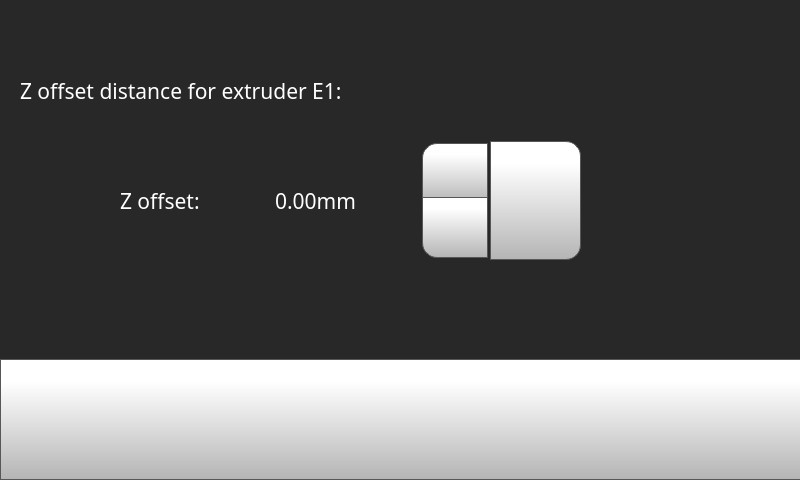
<?xml version="1.0" encoding="UTF-8"?>
<ui version="4.0">
 <class>toolOffset</class>
 <widget class="QWidget" name="toolOffset">
  <property name="geometry">
   <rect>
    <x>0</x>
    <y>0</y>
    <width>800</width>
    <height>480</height>
   </rect>
  </property>
  <property name="minimumSize">
   <size>
    <width>800</width>
    <height>480</height>
   </size>
  </property>
  <property name="maximumSize">
   <size>
    <width>800</width>
    <height>480</height>
   </size>
  </property>
  <property name="windowTitle">
   <string>Form</string>
  </property>
  <widget class="QStackedWidget" name="stackedWidget">
   <property name="geometry">
    <rect>
     <x>0</x>
     <y>0</y>
     <width>800</width>
     <height>480</height>
    </rect>
   </property>
   <property name="minimumSize">
    <size>
     <width>800</width>
     <height>480</height>
    </size>
   </property>
   <property name="maximumSize">
    <size>
     <width>800</width>
     <height>480</height>
    </size>
   </property>
   <property name="styleSheet">
    <string notr="true">background-color: rgb(40, 40, 40);</string>
   </property>
   <property name="currentIndex">
    <number>1</number>
   </property>
   <widget class="QWidget" name="toolOffsetXYPage">
    <widget class="QPushButton" name="toolOffsetXYBackButton">
     <property name="geometry">
      <rect>
       <x>0</x>
       <y>360</y>
       <width>801</width>
       <height>121</height>
      </rect>
     </property>
     <property name="minimumSize">
      <size>
       <width>0</width>
       <height>0</height>
      </size>
     </property>
     <property name="font">
      <font>
       <family>Gotham</family>
       <pointsize>16</pointsize>
      </font>
     </property>
     <property name="styleSheet">
      <string notr="true">QPushButton {
     border: 1px solid rgb(87, 87, 87);
	background-color: qlineargradient(spread:pad, x1:0, y1:1, x2:0, y2:0.188, stop:0 rgba(180, 180, 180, 255), stop:1 rgba(255, 255, 255, 255));


}

QPushButton:pressed {
    background-color: qlineargradient(x1: 0, y1: 0, x2: 0, y2: 1,
                                      stop: 0 #dadbde, stop: 1 #f6f7fa);
}

QPushButton:flat {
    border: none; /* no border for a flat push button */
}

QPushButton:default {
    border-color: navy; /* make the default button prominent */
}

QPushButton:focus {
	outline: none;
}</string>
     </property>
     <property name="text">
      <string/>
     </property>
     <property name="icon">
      <iconset>
       <normaloff>templates/img/arrows-4.png</normaloff>templates/img/arrows-4.png</iconset>
     </property>
     <property name="iconSize">
      <size>
       <width>70</width>
       <height>70</height>
      </size>
     </property>
     <property name="checkable">
      <bool>false</bool>
     </property>
     <property name="autoDefault">
      <bool>false</bool>
     </property>
     <property name="default">
      <bool>false</bool>
     </property>
     <property name="flat">
      <bool>false</bool>
     </property>
    </widget>
    <widget class="QLabel" name="toolOffsetLabel">
     <property name="geometry">
      <rect>
       <x>20</x>
       <y>30</y>
       <width>521</width>
       <height>31</height>
      </rect>
     </property>
     <property name="font">
      <font>
       <family>Gotham</family>
       <pointsize>16</pointsize>
       <bold>false</bold>
      </font>
     </property>
     <property name="styleSheet">
      <string notr="true">color: rgb(255, 255, 255);</string>
     </property>
     <property name="text">
      <string>X/Y offset distance for extruder E1:</string>
     </property>
    </widget>
    <widget class="QLabel" name="toolOffsetYLabel">
     <property name="geometry">
      <rect>
       <x>100</x>
       <y>260</y>
       <width>121</width>
       <height>41</height>
      </rect>
     </property>
     <property name="font">
      <font>
       <family>Gotham</family>
       <pointsize>16</pointsize>
       <bold>false</bold>
      </font>
     </property>
     <property name="styleSheet">
      <string notr="true">color: rgb(255, 255, 255);</string>
     </property>
     <property name="text">
      <string>Y offset: </string>
     </property>
    </widget>
    <widget class="QDoubleSpinBox" name="toolOffsetXDoubleSpinBox_3">
     <property name="geometry">
      <rect>
       <x>220</x>
       <y>80</y>
       <width>221</width>
       <height>121</height>
      </rect>
     </property>
     <property name="font">
      <font>
       <family>Gotham</family>
       <pointsize>16</pointsize>
      </font>
     </property>
     <property name="styleSheet">
      <string notr="true">QDoubleSpinBox {
    padding-right: 5px; /* make room for the arrows */
	color: rgb(255, 255, 255);
	background-color: rgba(255, 255, 255, 0);
   
}
QDoubleSpinBox ::text:selected {
	background-color: rgb(255, 146, 57);
   
}
QDoubleSpinBox::up-button {
     border: 1px solid rgb(87, 87, 87);

border-top-left-radius: 15px;
	background-color: qlineargradient(spread:pad, x1:0, y1:1, x2:0, y2:0.188, stop:0 rgba(180, 180, 180, 255), stop:1 rgba(255, 255, 255, 255));
    width: 60px;
     height: 55px;
    padding: 2px;
}

QDoubleSpinBox::up-arrow { 
image: url(./templates/img/arrows.png);
    width: 40px;
     height: 40px;
padding: 5px;
}



QDoubleSpinBox::up-button:pressed {
    background-color: qlineargradient(x1: 0, y1: 0, x2: 0, y2: 1,
                                      stop: 0 #dadbde, stop: 1 #f6f7fa);
}


QDoubleSpinBox::down-button {
     border: 1px solid rgb(87, 87, 87);
border-bottom-left-radius: 15px;
	background-color: qlineargradient(spread:pad, x1:0, y1:1, x2:0, y2:0.188, stop:0 rgba(180, 180, 180, 255), stop:1 rgba(255, 255, 255, 255));
    width: 60px;
     height: 55px;
    padding: 2px;
}

QDoubleSpinBox::down-arrow { 
image: url(./templates/img/arrows-5.png);
    width: 40px;
    height: 40px;
padding: 5px;
}

QDoubleSpinBox::down-button:pressed {
    background-color: qlineargradient(x1: 0, y1: 0, x2: 0, y2: 1,
                                      stop: 0 #dadbde, stop: 1 #f6f7fa);

}

</string>
     </property>
     <property name="frame">
      <bool>false</bool>
     </property>
     <property name="readOnly">
      <bool>false</bool>
     </property>
     <property name="buttonSymbols">
      <enum>QAbstractSpinBox::UpDownArrows</enum>
     </property>
     <property name="accelerated">
      <bool>true</bool>
     </property>
     <property name="suffix">
      <string>mm</string>
     </property>
     <property name="decimals">
      <number>2</number>
     </property>
     <property name="minimum">
      <double>-50.000000000000000</double>
     </property>
     <property name="maximum">
      <double>50.000000000000000</double>
     </property>
     <property name="singleStep">
      <double>0.025000000000000</double>
     </property>
     <property name="value">
      <double>0.000000000000000</double>
     </property>
    </widget>
    <widget class="QDoubleSpinBox" name="toolOffsetYDoubleSpinBox_3">
     <property name="geometry">
      <rect>
       <x>220</x>
       <y>220</y>
       <width>221</width>
       <height>121</height>
      </rect>
     </property>
     <property name="font">
      <font>
       <family>Gotham</family>
       <pointsize>16</pointsize>
      </font>
     </property>
     <property name="styleSheet">
      <string notr="true">QDoubleSpinBox {
    padding-right: 5px; /* make room for the arrows */
	color: rgb(255, 255, 255);
	background-color: rgba(255, 255, 255, 0);
   
}
QDoubleSpinBox ::text:selected {
	background-color: rgb(255, 146, 57);
   
}
QDoubleSpinBox::up-button {
     border: 1px solid rgb(87, 87, 87);

border-top-left-radius: 15px;
	background-color: qlineargradient(spread:pad, x1:0, y1:1, x2:0, y2:0.188, stop:0 rgba(180, 180, 180, 255), stop:1 rgba(255, 255, 255, 255));
    width: 60px;
     height: 55px;
    padding: 2px;
}

QDoubleSpinBox::up-arrow { 
image: url(./templates/img/arrows.png);
    width: 40px;
     height: 40px;
padding: 5px;
}



QDoubleSpinBox::up-button:pressed {
    background-color: qlineargradient(x1: 0, y1: 0, x2: 0, y2: 1,
                                      stop: 0 #dadbde, stop: 1 #f6f7fa);
}


QDoubleSpinBox::down-button {
     border: 1px solid rgb(87, 87, 87);
border-bottom-left-radius: 15px;
	background-color: qlineargradient(spread:pad, x1:0, y1:1, x2:0, y2:0.188, stop:0 rgba(180, 180, 180, 255), stop:1 rgba(255, 255, 255, 255));
    width: 60px;
     height: 55px;
    padding: 2px;
}

QDoubleSpinBox::down-arrow { 
image: url(./templates/img/arrows-5.png);
    width: 40px;
    height: 40px;
padding: 5px;
}

QDoubleSpinBox::down-button:pressed {
    background-color: qlineargradient(x1: 0, y1: 0, x2: 0, y2: 1,
                                      stop: 0 #dadbde, stop: 1 #f6f7fa);

}

</string>
     </property>
     <property name="frame">
      <bool>false</bool>
     </property>
     <property name="readOnly">
      <bool>false</bool>
     </property>
     <property name="buttonSymbols">
      <enum>QAbstractSpinBox::UpDownArrows</enum>
     </property>
     <property name="accelerated">
      <bool>true</bool>
     </property>
     <property name="suffix">
      <string>mm</string>
     </property>
     <property name="decimals">
      <number>2</number>
     </property>
     <property name="minimum">
      <double>-4.000000000000000</double>
     </property>
     <property name="maximum">
      <double>4.000000000000000</double>
     </property>
     <property name="singleStep">
      <double>0.025000000000000</double>
     </property>
    </widget>
    <widget class="QPushButton" name="toolOffsetXSetButton_3">
     <property name="geometry">
      <rect>
       <x>440</x>
       <y>80</y>
       <width>91</width>
       <height>119</height>
      </rect>
     </property>
     <property name="font">
      <font>
       <family>Gotham</family>
       <pointsize>16</pointsize>
      </font>
     </property>
     <property name="styleSheet">
      <string notr="true">QPushButton {
     border: 1px solid rgb(87, 87, 87);
	background-color: qlineargradient(spread:pad, x1:0, y1:1, x2:0, y2:0.188, stop:0 rgba(180, 180, 180, 255), stop:1 rgba(255, 255, 255, 255));
border-top-right-radius: 15px;
border-bottom-right-radius: 15px;

}

QPushButton:pressed {
    background-color: qlineargradient(x1: 0, y1: 0, x2: 0, y2: 1,
                                      stop: 0 #dadbde, stop: 1 #f6f7fa);
}

QPushButton:flat {
    border: none; /* no border for a flat push button */
}

QPushButton:default {
    border-color: navy; /* make the default button prominent */
}
QPushButton:focus {
	outline: none;
}</string>
     </property>
     <property name="text">
      <string/>
     </property>
     <property name="icon">
      <iconset>
       <normaloff>templates/img/verification-mark.png</normaloff>templates/img/verification-mark.png</iconset>
     </property>
     <property name="iconSize">
      <size>
       <width>70</width>
       <height>70</height>
      </size>
     </property>
    </widget>
    <widget class="QPushButton" name="toolOffsetYSetButton_3">
     <property name="geometry">
      <rect>
       <x>440</x>
       <y>220</y>
       <width>91</width>
       <height>119</height>
      </rect>
     </property>
     <property name="font">
      <font>
       <family>Gotham</family>
       <pointsize>16</pointsize>
      </font>
     </property>
     <property name="styleSheet">
      <string notr="true">QPushButton {
     border: 1px solid rgb(87, 87, 87);
	background-color: qlineargradient(spread:pad, x1:0, y1:1, x2:0, y2:0.188, stop:0 rgba(180, 180, 180, 255), stop:1 rgba(255, 255, 255, 255));
border-top-right-radius: 15px;
border-bottom-right-radius: 15px;

}

QPushButton:pressed {
    background-color: qlineargradient(x1: 0, y1: 0, x2: 0, y2: 1,
                                      stop: 0 #dadbde, stop: 1 #f6f7fa);
}

QPushButton:flat {
    border: none; /* no border for a flat push button */
}

QPushButton:default {
    border-color: navy; /* make the default button prominent */
}
QPushButton:focus {
	outline: none;
}</string>
     </property>
     <property name="text">
      <string/>
     </property>
     <property name="icon">
      <iconset>
       <normaloff>templates/img/verification-mark.png</normaloff>templates/img/verification-mark.png</iconset>
     </property>
     <property name="iconSize">
      <size>
       <width>70</width>
       <height>70</height>
      </size>
     </property>
    </widget>
    <widget class="QLabel" name="tollOffsetXLabel_6">
     <property name="geometry">
      <rect>
       <x>90</x>
       <y>120</y>
       <width>121</width>
       <height>31</height>
      </rect>
     </property>
     <property name="font">
      <font>
       <family>Gotham</family>
       <pointsize>16</pointsize>
       <bold>false</bold>
      </font>
     </property>
     <property name="styleSheet">
      <string notr="true">color: rgb(255, 255, 255);</string>
     </property>
     <property name="text">
      <string>X offset: </string>
     </property>
    </widget>
   </widget>
   <widget class="QWidget" name="toolOffsetZpage">
    <widget class="QLabel" name="toolOffsetLabel_6">
     <property name="geometry">
      <rect>
       <x>20</x>
       <y>70</y>
       <width>461</width>
       <height>41</height>
      </rect>
     </property>
     <property name="font">
      <font>
       <family>Gotham</family>
       <pointsize>16</pointsize>
       <bold>false</bold>
      </font>
     </property>
     <property name="styleSheet">
      <string notr="true">color: rgb(255, 255, 255);</string>
     </property>
     <property name="text">
      <string>Z offset distance for extruder E1:</string>
     </property>
    </widget>
    <widget class="QLabel" name="tollOffsetXLabel_7">
     <property name="geometry">
      <rect>
       <x>120</x>
       <y>180</y>
       <width>131</width>
       <height>41</height>
      </rect>
     </property>
     <property name="font">
      <font>
       <family>Gotham</family>
       <pointsize>16</pointsize>
       <bold>false</bold>
      </font>
     </property>
     <property name="styleSheet">
      <string notr="true">color: rgb(255, 255, 255);</string>
     </property>
     <property name="text">
      <string>Z offset:</string>
     </property>
    </widget>
    <widget class="QDoubleSpinBox" name="toolOffsetZDoubleSpinBox_3">
     <property name="geometry">
      <rect>
       <x>270</x>
       <y>140</y>
       <width>221</width>
       <height>121</height>
      </rect>
     </property>
     <property name="font">
      <font>
       <family>Gotham</family>
       <pointsize>16</pointsize>
      </font>
     </property>
     <property name="styleSheet">
      <string notr="true">QDoubleSpinBox {
    padding-right: 5px; /* make room for the arrows */
	color: rgb(255, 255, 255);
	background-color: rgba(255, 255, 255, 0);
   
}
QDoubleSpinBox ::text:selected {
	background-color: rgb(255, 146, 57);
   
}
QDoubleSpinBox::up-button {
     border: 1px solid rgb(87, 87, 87);

border-top-left-radius: 15px;
	background-color: qlineargradient(spread:pad, x1:0, y1:1, x2:0, y2:0.188, stop:0 rgba(180, 180, 180, 255), stop:1 rgba(255, 255, 255, 255));
    width: 60px;
     height: 55px;
    padding: 2px;
}

QDoubleSpinBox::up-arrow { 
image: url(./templates/img/arrows.png);
    width: 40px;
     height: 40px;
padding: 5px;
}



QDoubleSpinBox::up-button:pressed {
    background-color: qlineargradient(x1: 0, y1: 0, x2: 0, y2: 1,
                                      stop: 0 #dadbde, stop: 1 #f6f7fa);
}


QDoubleSpinBox::down-button {
     border: 1px solid rgb(87, 87, 87);
border-bottom-left-radius: 15px;
	background-color: qlineargradient(spread:pad, x1:0, y1:1, x2:0, y2:0.188, stop:0 rgba(180, 180, 180, 255), stop:1 rgba(255, 255, 255, 255));
    width: 60px;
     height: 55px;
    padding: 2px;
}

QDoubleSpinBox::down-arrow { 
image: url(./templates/img/arrows-5.png);
    width: 40px;
    height: 40px;
padding: 5px;
}

QDoubleSpinBox::down-button:pressed {
    background-color: qlineargradient(x1: 0, y1: 0, x2: 0, y2: 1,
                                      stop: 0 #dadbde, stop: 1 #f6f7fa);

}

</string>
     </property>
     <property name="frame">
      <bool>false</bool>
     </property>
     <property name="readOnly">
      <bool>false</bool>
     </property>
     <property name="buttonSymbols">
      <enum>QAbstractSpinBox::UpDownArrows</enum>
     </property>
     <property name="accelerated">
      <bool>true</bool>
     </property>
     <property name="suffix">
      <string>mm</string>
     </property>
     <property name="decimals">
      <number>2</number>
     </property>
     <property name="minimum">
      <double>-2.000000000000000</double>
     </property>
     <property name="maximum">
      <double>2.000000000000000</double>
     </property>
     <property name="singleStep">
      <double>0.025000000000000</double>
     </property>
     <property name="value">
      <double>0.000000000000000</double>
     </property>
    </widget>
    <widget class="QPushButton" name="toolOffsetZSetButton_3">
     <property name="geometry">
      <rect>
       <x>490</x>
       <y>141</y>
       <width>91</width>
       <height>119</height>
      </rect>
     </property>
     <property name="font">
      <font>
       <family>Gotham</family>
       <pointsize>16</pointsize>
      </font>
     </property>
     <property name="styleSheet">
      <string notr="true">QPushButton {
     border: 1px solid rgb(87, 87, 87);
	background-color: qlineargradient(spread:pad, x1:0, y1:1, x2:0, y2:0.188, stop:0 rgba(180, 180, 180, 255), stop:1 rgba(255, 255, 255, 255));
border-top-right-radius: 15px;
border-bottom-right-radius: 15px;

}

QPushButton:pressed {
    background-color: qlineargradient(x1: 0, y1: 0, x2: 0, y2: 1,
                                      stop: 0 #dadbde, stop: 1 #f6f7fa);
}

QPushButton:flat {
    border: none; /* no border for a flat push button */
}

QPushButton:default {
    border-color: navy; /* make the default button prominent */
}
QPushButton:focus {
	outline: none;
}</string>
     </property>
     <property name="text">
      <string/>
     </property>
     <property name="icon">
      <iconset>
       <normaloff>templates/img/verification-mark.png</normaloff>templates/img/verification-mark.png</iconset>
     </property>
     <property name="iconSize">
      <size>
       <width>70</width>
       <height>70</height>
      </size>
     </property>
    </widget>
    <widget class="QPushButton" name="toolOffsetZBackButton_3">
     <property name="geometry">
      <rect>
       <x>0</x>
       <y>359</y>
       <width>801</width>
       <height>121</height>
      </rect>
     </property>
     <property name="minimumSize">
      <size>
       <width>0</width>
       <height>0</height>
      </size>
     </property>
     <property name="font">
      <font>
       <family>Gotham</family>
       <pointsize>16</pointsize>
      </font>
     </property>
     <property name="styleSheet">
      <string notr="true">QPushButton {
     border: 1px solid rgb(87, 87, 87);
	background-color: qlineargradient(spread:pad, x1:0, y1:1, x2:0, y2:0.188, stop:0 rgba(180, 180, 180, 255), stop:1 rgba(255, 255, 255, 255));


}

QPushButton:pressed {
    background-color: qlineargradient(x1: 0, y1: 0, x2: 0, y2: 1,
                                      stop: 0 #dadbde, stop: 1 #f6f7fa);
}

QPushButton:flat {
    border: none; /* no border for a flat push button */
}

QPushButton:default {
    border-color: navy; /* make the default button prominent */
}

QPushButton:focus {
	outline: none;
}</string>
     </property>
     <property name="text">
      <string/>
     </property>
     <property name="icon">
      <iconset>
       <normaloff>templates/img/arrows-4.png</normaloff>templates/img/arrows-4.png</iconset>
     </property>
     <property name="iconSize">
      <size>
       <width>70</width>
       <height>70</height>
      </size>
     </property>
     <property name="checkable">
      <bool>false</bool>
     </property>
     <property name="autoDefault">
      <bool>false</bool>
     </property>
     <property name="default">
      <bool>false</bool>
     </property>
     <property name="flat">
      <bool>false</bool>
     </property>
    </widget>
   </widget>
  </widget>
 </widget>
 <resources/>
 <connections/>
</ui>
